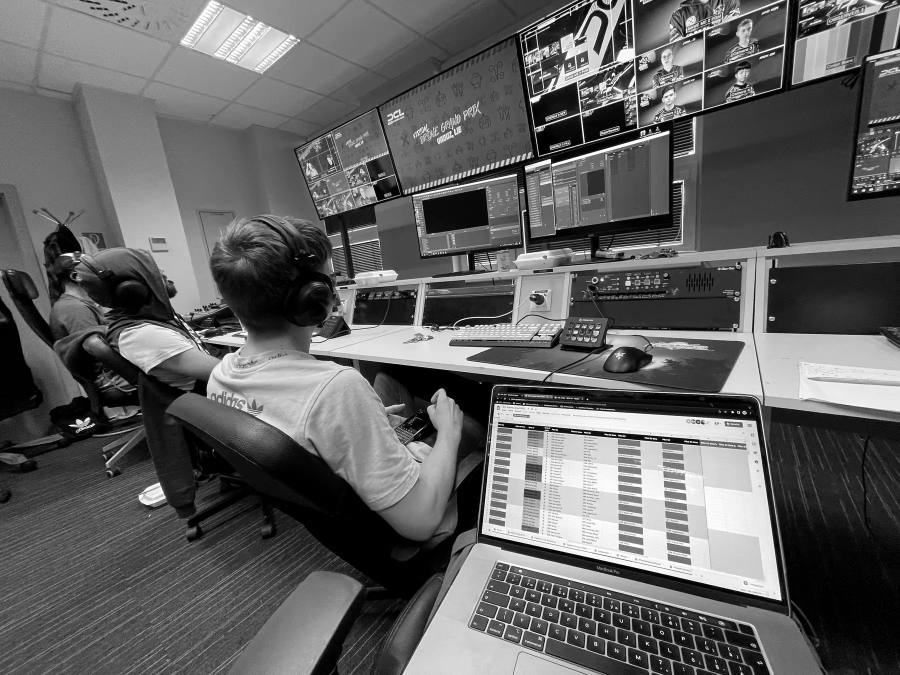
#> input picture img/bg-dcl.webp, 1800 x 1350 px, found by its file name (shown at 1/2 size)
$ python -i build_apps.py   (imports and definitions only)
#> lines starting #> are read from the running program, lines starting #| are printed output that depends on the picture
#!/usr/bin/env python3
"""Generátor robOS: z apps.json spraví karty na /linky, projekty na titulke, sitemap a pixel-art ikony.

Spustenie:
  python3 tools/build_apps.py          # prepíše súbory (len ak sa niečo zmenilo)
  python3 tools/build_apps.py --check  # nič nepíše, skončí chybou ak je niečo zastarané alebo chýba

Nová appka = priečinok + jeden záznam v apps.json + ikona. Viac v appky/PRIDAJ-APPKU.md.
"""
import hashlib, json, re, sys
from datetime import date
from pathlib import Path

ROOT = Path(__file__).resolve().parent.parent
CHECK = '--check' in sys.argv
errors, changed = [], []


def esc(s):
    return s.replace('&', '&amp;').replace('<', '&lt;').replace('>', '&gt;').replace('"', '&quot;')


def is_ext(url):
    return url.startswith('http://') or url.startswith('https://')


def read(p):
    return (ROOT / p).read_text(encoding='utf8')


def write_if_changed(p, new):
    old = read(p)
    if old != new:
        changed.append(p)
        if not CHECK:
            (ROOT / p).write_text(new, encoding='utf8')


def replace_between(text, name, body, indent):
    """Nahradí obsah medzi <!--apps:name:start--> a <!--apps:name:end-->."""
    a = f'{indent}<!--apps:{name}:start-->\n'
    b = f'{indent}<!--apps:{name}:end-->\n'
    i, j = text.find(a), text.find(b)
    if i < 0 or j < 0:
        errors.append(f'Chýba značka apps:{name} (start/end)')
        return text
    return text[:i + len(a)] + body + text[j:]


# [1 line that did not run here, left out]
# [1 line that did not run here, left out]

# ---------------------------------------------------------------- kontrola
ids = set()
# [21 lines not run here, left out]

# verejné priečinky, ktoré nie sú v zozname (to je presne chyba, ktorú chceme chytiť)
# [1 line that did not run here, left out]
# [8 lines not run here, left out]

# ---------------------------------------------------------------- pixel ikony
def pixel_icon(src, dst):
#> called with src = '../img/bg-dcl.webp', dst = 'out.png'
    from PIL import Image
    im = Image.open(ROOT / src).convert('RGB').resize((32, 32), Image.BOX)
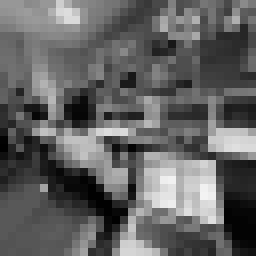
#> im: PIL image 32x32 RGB (shown 8 times larger); mean R, G, B 97.8, 97.8, 97.8
    q = im.quantize(colors=28, method=Image.Quantize.MEDIANCUT, dither=Image.Dither.NONE).convert('RGBA')
    px = q.load()
    for (x, y) in [(0, 0), (1, 0), (0, 1), (31, 0), (30, 0), (31, 1), (0, 31), (1, 31), (0, 30), (31, 31), (30, 31), (31, 30)]:
        px[x, y] = (0, 0, 0, 0)
    (ROOT / dst).parent.mkdir(parents=True, exist_ok=True)
    q.save(ROOT / dst, optimize=True)
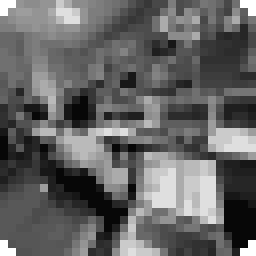
#> saved as out.png: PIL image 32x32 RGBA (shown 8 times larger); mean R, G, B, A 96.7, 96.7, 96.7, 252; transparent parts drawn white


hash_file = ROOT / 'appky/pix/.hashes.json'
hashes = json.loads(hash_file.read_text()) if hash_file.is_file() else {}
new_hashes = dict(hashes)
# [13 lines not run here, left out]

# ---------------------------------------------------------------- linky
ARROW = '<svg class="arr ga" width="22" height="22" viewBox="0 0 24 24" fill="none" stroke="#fff" stroke-width="2" stroke-linecap="round" stroke-linejoin="round" aria-hidden="true"><path d="M7 17L17 7M9 7h8v8"/></svg>'
IMG_H = {176: 352, 150: 300, 104: 208}


def linky_card(a):
    lk = a['linky']
    ext = is_ext(a['url'])
    href = a['url'] if ext else '../' + a['url']
    target = ' target="_blank" rel="noopener"' if ext else ''
    cls = f'lk game g{lk["h"]}' + (' dark' if lk.get('dark') else '') + (' fx-pulse' if lk.get('pulse') else '')
    shade = '<i class="shade side"></i>' if lk['shade'] == 'side' else f'<i class="shade" style="background:{lk["shade"]}"></i>'
    kick = f'      <span class="k">{esc(lk["kicker"])}</span>\n' if lk.get('kicker') else ''
    gt = 'gt' if lk.get('kicker') else 'gt s'
    return (f'    <a class="{cls}" href="{esc(href)}"{target} data-gc="{lk["gc"]}">\n'
            f'      <img src="img/{lk["banner"]}" alt="" width="880" height="{IMG_H[lk["h"]]}" draggable="false">\n'
            f'      {shade}\n{kick}'
            f'      <span class="{gt}"><b>{esc(lk["title"])}</b><em>{esc(lk["line"])}</em></span>\n'
            f'      {ARROW}\n    </a>\n')


ROBOS_LINK = ('    <a class="all" href="../appky/" data-gc="robos"><span>Všetky appky v robOS</span>'
              '<svg class="arr" width="18" height="18" viewBox="0 0 24 24" fill="none" stroke="#161616" stroke-width="2" '
              'stroke-linecap="round" stroke-linejoin="round" aria-hidden="true"><path d="M7 17L17 7M9 7h8v8"/></svg></a>\n')

# [1 line that did not run here, left out]
# [12 lines not run here, left out]

# ---------------------------------------------------------------- titulka
def bcard(a):
    t = a['titulka']
    ext = is_ext(a['url'])
    target = ' target="_blank" rel="noopener"' if ext else ''
    name = t.get('name', a['name'])
    return (f'        <a class="bcard" href="{esc(a["url"])}"{target}><img src="{t["img"]}" width="{t["w"]}" height="{t["h"]}" '
            f'loading="lazy" alt="{esc(t["alt"])}"><span><b>{esc(name)}</b><small data-en="{esc(t["en"])}">{esc(t["sk"])}</small></span></a>\n')


# [1 line that did not run here, left out]
# [1 line that did not run here, left out]
# [1 line not run here, left out]

# ---------------------------------------------------------------- sitemap
# [1 line that did not run here, left out]
# [1 line that did not run here, left out]
today = date.today().isoformat()
lines = []
# [7 lines not run here, left out]
# [1 line that did not run here, left out]
# [17 lines not run here, left out]

>>> result = pixel_icon('../img/bg-dcl.webp', 'out.png')

$ run again, on img/cat.webp
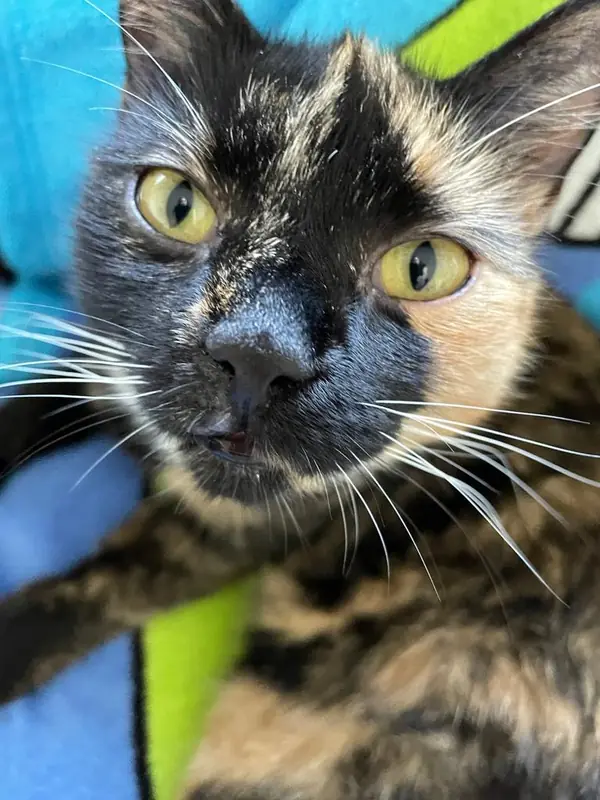
#> input picture img/cat.webp, 600 x 800 px, found by its file name
#> in pixel_icon, `im = Image.open(ROOT / src).convert('RGB').resize((32, 32), Image.BOX)`:
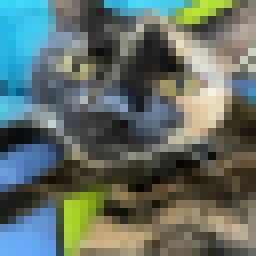
#> im: PIL image 32x32 RGB (shown 8 times larger); mean R, G, B 97.2, 110.2, 103.5
#> in pixel_icon, `q.save(ROOT / dst, optimize=True)`:
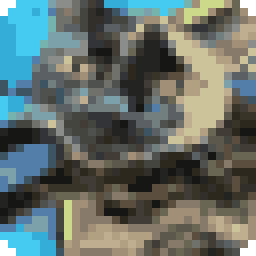
#> saved as out.png: PIL image 32x32 RGBA (shown 8 times larger); mean R, G, B, A 94.9, 107.7, 101.9, 252; transparent parts drawn white
